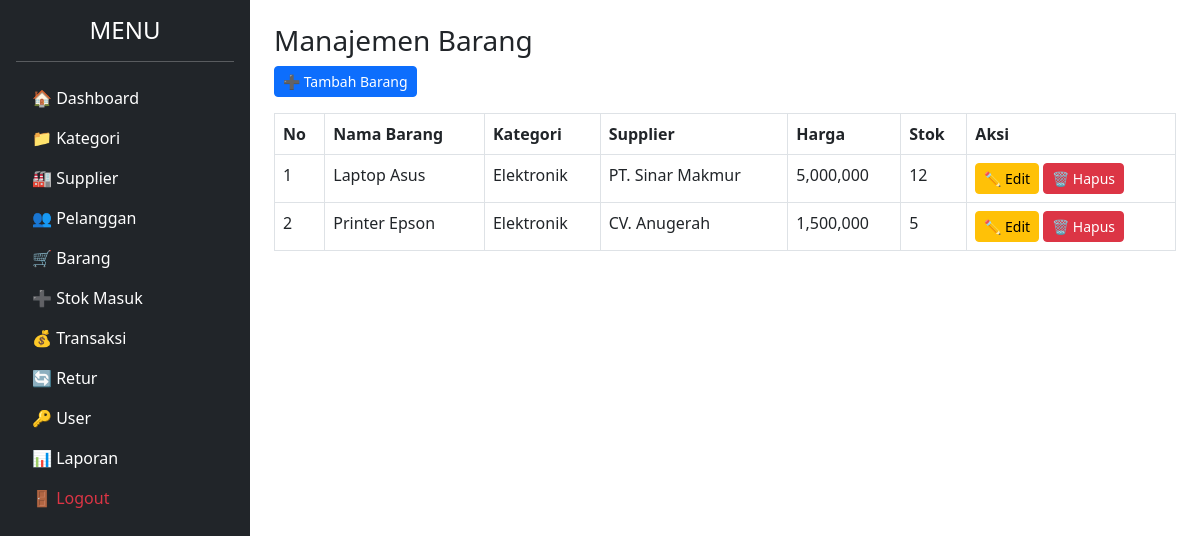
Page /admin/barang/index.php (signed in) on the committed database.
### tables this page shows
CREATE TABLE `barang` (
  `id` int NOT NULL,
  `kode_barang` varchar(50) NOT NULL,
  `nama_barang` varchar(100) NOT NULL,
  `id_kategori` int DEFAULT NULL,
  `harga_beli` decimal(15,2) DEFAULT NULL,
  `harga_jual` decimal(15,2) DEFAULT NULL,
  `stok` int DEFAULT '0',
  `harga` int NOT NULL DEFAULT '0'
);

CREATE TABLE `kategori` (
  `id` int NOT NULL,
  `nama_kategori` varchar(100) NOT NULL
);

CREATE TABLE `supplier` (
  `id` int NOT NULL,
  `nama_supplier` varchar(100) NOT NULL,
  `kontak` varchar(50) DEFAULT NULL,
  `alamat` text
);

### admin/barang/index.php (the view, shortened to what this page needs)
<?php
include '../../config/koneksi.php';
?>
<!DOCTYPE html>
<html lang="id">
<head>
    <link href="https://cdn.jsdelivr.net/npm/bootstrap@5.3.0/dist/css/bootstrap.min.css" rel="stylesheet">
</head>
<body>
<div class="d-flex">
    <div class="bg-dark text-white p-3" style="width:250px; min-height:100vh;">
        <h4 class="text-center">MENU</h4><hr>
        <ul class="nav flex-column">
            <li class="nav-item"><a href="../index.php" class="nav-link text-white">🏠 Dashboard</a></li>
            <li class="nav-item"><a href="../kategori/index.php" class="nav-link text-white">📁 Kategori</a></li>
            <li class="nav-item"><a href="../supplier/index.php" class="nav-link text-white">🏭 Supplier</a></li>
            <li class="nav-item"><a href="../pelanggan/index.php" class="nav-link text-white">👥 Pelanggan</a></li>
            <li class="nav-item"><a href="index.php" class="nav-link text-white">🛒 Barang</a></li>
            <li class="nav-item"><a href="../stok_masuk/index.php" class="nav-link text-white">➕ Stok Masuk</a></li>
            <li class="nav-item"><a href="../transaksi/index.php" class="nav-link text-white">💰 Transaksi</a></li>
            <li class="nav-item"><a href="../retur/index.php" class="nav-link text-white">🔄 Retur</a></li>
            <li class="nav-item"><a href="../users/index.php" class="nav-link text-white">🔑 User</a></li>
            <li class="nav-item"><a href="../laporan/index.php" class="nav-link text-white">📊 Laporan</a></li>
            <li class="nav-item"><a href="../../login/logout.php" class="nav-link text-danger">🚪 Logout</a></li>
        </ul>
    </div>
    <div class="p-4 flex-grow-1">
        <h3>Manajemen Barang</h3>
        <a href="tambah.php" class="btn btn-primary btn-sm mb-3">➕ Tambah Barang</a>
        <table class="table table-bordered">
            <tr>
                <th>No</th>
                <th>Nama Barang</th>
                <th>Kategori</th>
                <th>Supplier</th>
                <th>Harga</th>
                <th>Stok</th>
                <th>Aksi</th>
            </tr>
            <?php
            $no = 1;
            $query = mysqli_query($koneksi, "SELECT barang.*, kategori.nama_kategori, supplier.nama_supplier
                FROM barang
                JOIN kategori ON barang.id_kategori = kategori.id
                JOIN supplier ON barang.id = supplier.id");
            while ($data = mysqli_fetch_assoc($query)) {
            ?>
            <tr>
                <td><?= $no++; ?></td>
                <td><?= $data['nama_barang']; ?></td>
                <td><?= $data['nama_kategori']; ?></td>
                <td><?= $data['nama_supplier']; ?></td>
                <td><?= number_format($data['harga_beli'] ?? 0); ?></td>
                <td><?= $data['stok']; ?></td>
                <td>
                    <a href="edit.php?id=<?= $data['id']; ?>" class="btn btn-warning btn-sm">✏️ Edit</a>
                    <a href="?hapus=<?= $data['id']; ?>" class="btn btn-danger btn-sm" onclick="return confirm('Yakin Hapus?')">🗑️ Hapus</a>
                </td>
            </tr>
            <?php } ?>
        </table>
    </div>
</div>
</body>
</html>

### rows in the picture
barang: nama_barang "Laptop Asus", id_kategori.nama_kategori "Elektronik", supplier.nama_supplier "PT. Sinar Makmur", harga_beli "5,000,000", stok "12"
barang: nama_barang "Printer Epson", id_kategori.nama_kategori "Elektronik", supplier.nama_supplier "CV. Anugerah", harga_beli "1,500,000", stok "5"
